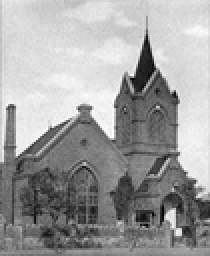
%> input picture old_archiphptos_gray/大连.jpg, 105 x 128 px, shrunk from 640 x 780 before the run (shown 2 times larger)
$ octave repairing.m   (GNU Octave 9; MATLAB toolbox functions it lacks are replaced by stand-ins)
%> lines starting %> are read from the running program, lines starting %| are printed output that depends on the picture
%> further down, pic_get is the input picture: size 128x105 uint8; min 0, max 255, mean 159.2
### function/Bilater_Gray.m
%适用于单通道图像的双边滤波程序
function B = Bilater_Gray(A,w,sigma_d,sigma_r)
%> called with w = 1, sigma_d = 3, sigma_r = 0.1
         %输出参数：
         % A为待滤波图像（double类型，取值在[0，1]）
         % w为滤波窗口的半径（e.g:3*3窗口的w值为1，w=3时的滤波效果较好）
         % sigma_d为定义域（空间域）核的方差，通常设置为3
         % sigma_r为值域核的方差，通常设置为0.1
         %输出参数：
         % B为滤波后的图像
% 预先计算高斯距离权重
[X,Y] = meshgrid(-w:w,-w:w);
%创建核距离矩阵，e.g.
%  [x,y]=meshgrid(-1:1,-1:1)
%
% x =
%
%     -1     0     1
%     -1     0     1
%     -1     0     1
%
%
% y =
%
%     -1    -1    -1
%      0     0     0
%      1     1     1
%计算定义域核
G = exp(-(X.^2+Y.^2)/(2*sigma_d^2));


%计算值域核H 并与定义域核G 乘积得到双边权重函数F
dim = size(A);
%> dim = [128 105]
B = zeros(dim);
for i = 1:dim(1)
   for j = 1:dim(2)

         % 确定作用区域
         iMin = max(i-w,1);
         iMax = min(i+w,dim(1));
         jMin = max(j-w,1);
         jMax = min(j+w,dim(2));
         %定义当前核所作用的区域为(iMin:iMax,jMin:jMax)
         I = A(iMin:iMax,jMin:jMax);%提取该区域的源图像值赋给I

         %计算值域核H.
         H = exp(-(I-A(i,j)).^2/(2*sigma_r^2));

         % Calculate bilateral filter response.
         F = H.*G((iMin:iMax)-i+w+1,(jMin:jMax)-j+w+1);
         %在计算边缘部分的点的时候H的大小会变化，例如在计算第一行第一列的点时，
         %H的大小为4*4，因为7*7的其余部分都在图像外面（没有对应的值）。
         %因此适当的对G进行裁切使得G的大小始终能和H对上
         B(i,j) = sum(F(:).*I(:))/sum(F(:));

   end
end

### function/splineamp.m
function pic_out = splineamp(pic,N)
%> called with N = 3
    [m,n]=size(pic);
%> m = 128; n = 105
    pic_N=255-zeros(m,N*n);
    pic_NN=255-zeros(N*m,N*n);
    xl=1:n;
%> xl = 105 values from 1 to 105
    xr=1:m;
%> xr = 128 values from 1 to 128
    xql=1:1/N:n;
%> xql = 313 values from 1 to 105
    xqr=1:1/N:m;
%> xqr = 382 values from 1 to 128

    for i=1:m
        pic_N(i:i,1:N*n-N+1)=spline(xl,double(pic(i:i,1:n)),xql);
    end
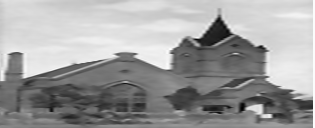
%> pic_N: size 128x315 double; min -1.29, max 258.5, mean 159.7; drawn with min black and max white
    %
    for i=1:N*n
        temp=(pic_N(1:m,i:i))';
        pic_NN(1:N*m-N+1,i:i)=(spline(xr,double(temp),xqr))';
    end
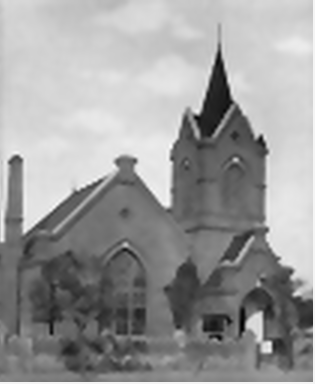
%> pic_NN: size 384x315 double; min -2.69, max 266.5, mean 160.1; drawn with min black and max white

%     pic_N=pic_N(1:N*m,1:N*n);
    pic_out=mat2gray(uint8(pic_NN));
end

### old_archiphptos_gray/repairing.m
close all; clear all; clc;					%关闭所有图形窗口，清除工作空间所有变量，清空命令行
pic_get=imread('大连.jpg');           %提取灰度图
%双边滤波

pic_filtered=Bilater_Gray(double(pic_get)/255,1,3,0.1);
pic_amp=splineamp(pic_filtered*255,3);
pic_filtered1=Bilater_Gray(pic_amp,3,3,0.1);

figure('Name','修复后','NumberTitle','off')
subplot(2,2,1);imshow(pic_get);title('原图');axis on;
subplot(2,2,2);imshow(pic_filtered);title('滤波后');axis on;
subplot(2,2,3);imshow(pic_amp);title('三次样条插值后');axis on;
subplot(2,2,4);imshow(pic_filtered1);title('再滤波后');axis on;

%图像保存
str0='E:\matlab2018\matlab2018b\Mat_projects\美丽中国作业\old_archiphptos_gray\';
str1='大连修复';
str2='.jpg';
save_path=[str0,str1,str2];
imwrite(pic_filtered1,save_path);

$ run again, with old_archiphptos_gray/上海1.jpg copied over old_archiphptos_gray/大连.jpg
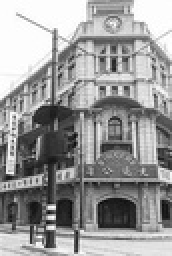
%> input picture old_archiphptos_gray/上海1.jpg, 86 x 128 px, shrunk from 190 x 282 before the run (shown 2 times larger)
%> pic_get is the input picture: size 128x86 uint8; min 8, max 255, mean 152.2
%> after the loop in splineamp, `for i=1:m`:
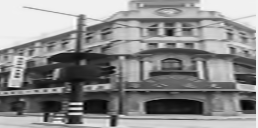
%> pic_N: size 128x258 double; min 14.86, max 267.2, mean 152.9; drawn with min black and max white
%> after the loop in splineamp, `for i=1:N*n`:
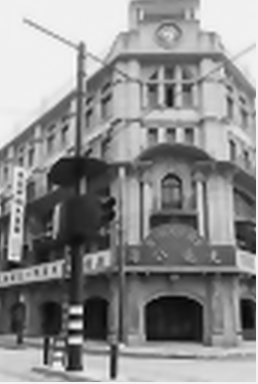
%> pic_NN: size 384x258 double; min 9.78, max 267.2, mean 153; drawn with min black and max white
